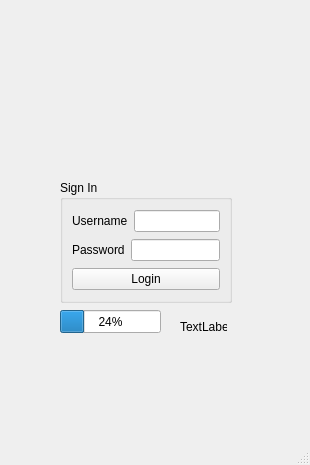
<?xml version="1.0" encoding="UTF-8"?>
<ui version="4.0">
 <class>MainWindow</class>
 <widget class="QMainWindow" name="MainWindow">
  <property name="geometry">
   <rect>
    <x>0</x>
    <y>0</y>
    <width>310</width>
    <height>465</height>
   </rect>
  </property>
  <property name="windowTitle">
   <string>MainWindow</string>
  </property>
  <widget class="QWidget" name="centralwidget">
   <widget class="QGroupBox" name="groupBox">
    <property name="geometry">
     <rect>
      <x>60</x>
      <y>180</y>
      <width>172</width>
      <height>123</height>
     </rect>
    </property>
    <property name="title">
     <string>Sign In</string>
    </property>
    <layout class="QVBoxLayout" name="verticalLayout">
     <item>
      <layout class="QHBoxLayout" name="horizontalLayout">
       <item>
        <widget class="QLabel" name="label">
         <property name="text">
          <string>Username</string>
         </property>
         <property name="buddy">
          <cstring>lineEdit_User</cstring>
         </property>
        </widget>
       </item>
       <item>
        <widget class="QLineEdit" name="lineEdit_User"/>
       </item>
      </layout>
     </item>
     <item>
      <layout class="QHBoxLayout" name="horizontalLayout_2">
       <item>
        <widget class="QLabel" name="label_2">
         <property name="text">
          <string>Password</string>
         </property>
         <property name="buddy">
          <cstring>lineEdit_Pass</cstring>
         </property>
        </widget>
       </item>
       <item>
        <widget class="QLineEdit" name="lineEdit_Pass">
         <property name="echoMode">
          <enum>QLineEdit::Password</enum>
         </property>
        </widget>
       </item>
      </layout>
     </item>
     <item>
      <widget class="QPushButton" name="pushButton">
       <property name="text">
        <string>Login</string>
       </property>
      </widget>
     </item>
    </layout>
   </widget>
   <widget class="QLabel" name="label_pic">
    <property name="geometry">
     <rect>
      <x>70</x>
      <y>30</y>
      <width>161</width>
      <height>111</height>
     </rect>
    </property>
    <property name="text">
     <string/>
    </property>
   </widget>
   <widget class="QLabel" name="label_3">
    <property name="geometry">
     <rect>
      <x>180</x>
      <y>320</y>
      <width>47</width>
      <height>14</height>
     </rect>
    </property>
    <property name="text">
     <string>TextLabel</string>
    </property>
   </widget>
   <widget class="QProgressBar" name="progressBar">
    <property name="geometry">
     <rect>
      <x>60</x>
      <y>310</y>
      <width>101</width>
      <height>23</height>
     </rect>
    </property>
    <property name="value">
     <number>24</number>
    </property>
   </widget>
  </widget>
  <widget class="QMenuBar" name="menubar">
   <property name="geometry">
    <rect>
     <x>0</x>
     <y>0</y>
     <width>310</width>
     <height>21</height>
    </rect>
   </property>
  </widget>
  <widget class="QStatusBar" name="statusbar"/>
 </widget>
 <resources/>
 <connections/>
</ui>
